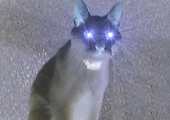
#> input picture blackuni3.png, 170 x 120 px
$ python sample.py
#> lines starting #> are read from the running program, lines starting #| are printed output that depends on the picture; after the words box and inside, x2 and y2 are one past the last pixel; in counts of white or black regions, pixels touching at a corner belong together
import cv2
import numpy as np

# blackuni3.png というファイル名の画像を読み込んで，変数 cat0 にその画素値を格納
cat0 = cv2.imread('blackuni3.png')
#> cat0 is the input picture: shape (120, 170, 3); mean B, G, R 145.7, 127.8, 126.8

# cat0 の一部を切り取ったものを cat1 とする
cat1 = cat0[15:55, 80:120, :]
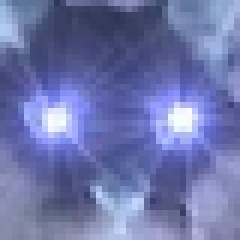
#> cat1: shape (40, 40, 3) (shown 6 times larger); mean B, G, R 170.9, 117.1, 108.9

# cat1 の上下を反転したものを cat0 の元の範囲に代入する
cat0[15:55, 80:120, :] = cv2.flip(cat1, 0)
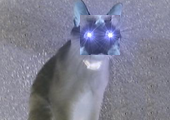
#> cat0: shape (120, 170, 3); 7.84% of pixels changed, all inside (x1, y1, x2, y2) = (80, 15, 120, 55)
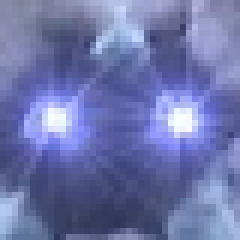
#> cat1: shape (40, 40, 3) (shown 6 times larger); mean B, G, R 170.9, 117.1, 108.9

# cv2.imshow は画像を画面に表示する関数
cv2.imshow('hoge', cat0)

# 何かキー入力されるまで待つ
cv2.waitKey()

# ウィンドウを閉じる
cv2.destroyAllWindows()

$ run again, with rectangles.png copied over blackuni3.png
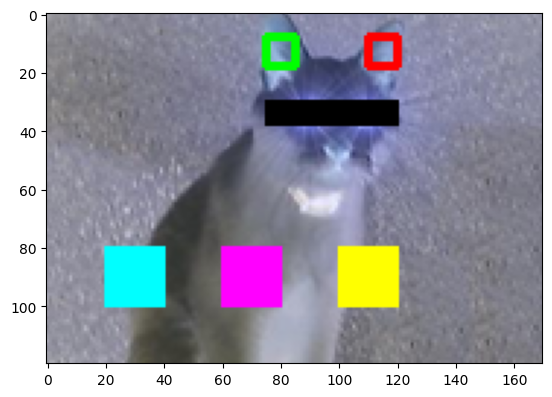
#> input picture rectangles.png, 552 x 397 px
#> cat0 is the input picture: shape (397, 552, 3); mean B, G, R 162.3, 151.2, 150.7
#> `cat1 = cat0[15:55, 80:120, :]`:
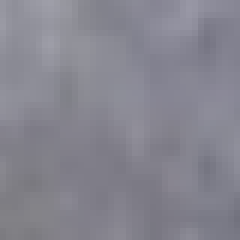
#> cat1: shape (40, 40, 3) (shown 6 times larger); mean B, G, R 143.7, 132.9, 133.8
#> cat0: shape (397, 552, 3); 0.73% of pixels changed, all inside (x1, y1, x2, y2) = (80, 15, 120, 55)
#> `cat0[15:55, 80:120, :] = cv2.flip(cat1, 0)`:
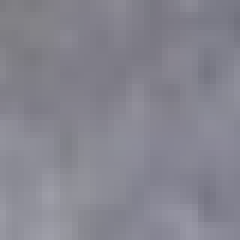
#> cat1: shape (40, 40, 3) (shown 6 times larger); mean B, G, R 143.7, 132.9, 133.8
